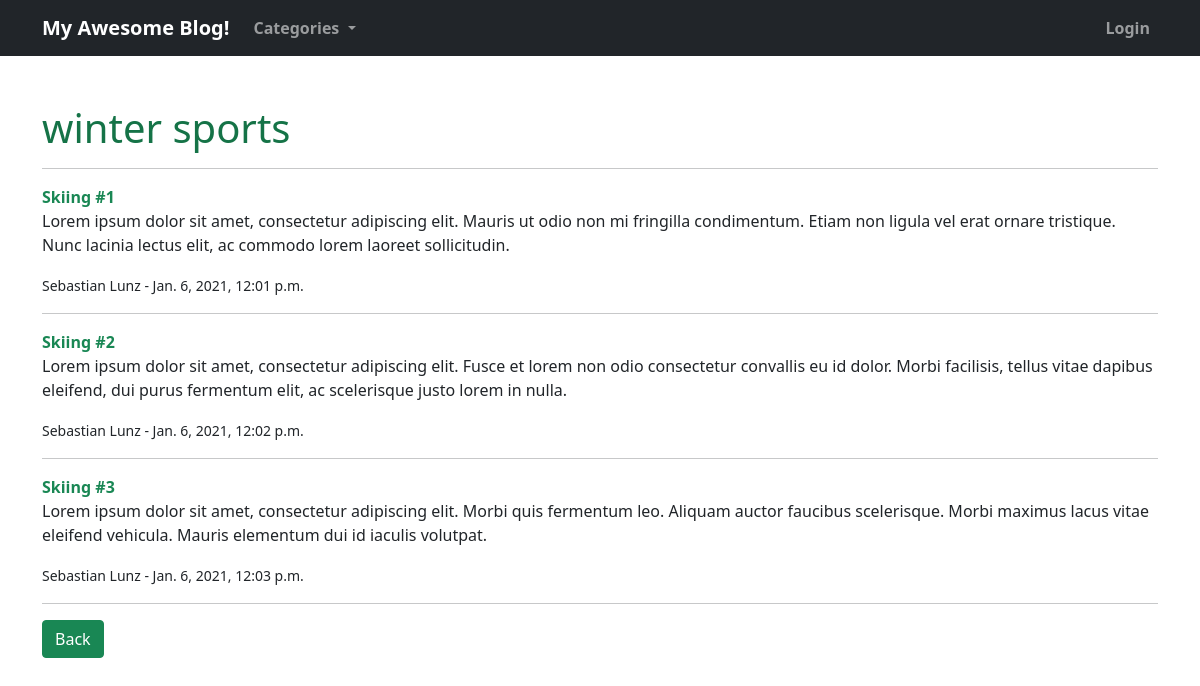
The page /category/37/ on the database its author committed.
### blog/models.py (models this page shows, shortened)
class Category(models.Model):
    name = models.CharField(max_length=255, unique=True)
    def __str__(self):
        return self.name
    def get_absolute_url(self):
        return reverse('blog:category', args=[str(self.id)])

class Post(models.Model):
    title = models.CharField(max_length=255)
    title_tag = models.CharField(max_length=255)
    header_image = models.ImageField(blank=True, null=True, default='', upload_to='images/')
    author = models.ForeignKey(User, on_delete=models.CASCADE)
    body = RichTextField(blank=True, null=True, default='')
    post_date = models.DateTimeField(auto_now_add=True)
    category = models.ForeignKey(Category, on_delete=models.CASCADE)
    snippet = models.CharField(max_length=255, default='')

### blog/views.py (the view)
# urls.py: path('category/<int:category_id>/', views.CategoryPostView.as_view(), name="category"),
class CategoryPostView(DetailView):
    model = Category
    template_name = 'blog/categories.html'
    pk_url_kwarg = "category_id"
    context_object_name = "category"
    def get_context_data(self, **kwargs):
        context = super().get_context_data(**kwargs)
        context["category_post"] = Post.objects.filter(category=self.kwargs['category_id'])
        return context

### blog/context_processors.py (called while the page is built)
def category_menu(request):
    return {
        'category_menu': Category.objects.all(),
    }

### blog/templates/blog/categories.html (shortened to what this page needs)
{% extends 'base.html' %}
{% load static %}
{% block content %}
{% if category_post %}
    <h1>{{ category.name }}</h1>
    <ul><hr/>
        {% for post in category_post %}
            <li>
                <a href="{% url 'blog:article-detail' post.pk %}" class="link-success">
                    {{ post.title }}
                </a>
                {{ post.snippet|safe|linebreaks }}
                <small>
                {{ post.author.first_name }}
                {{ post.author.last_name }}
                - {{ post.post_date }}
                </small>
                <hr/>
            </li>
        {% endfor %}
    </ul>
{% else %}
    <h2>There are no posts in the "{{ category.name }}" category yet...</h2><br/>
{% endif %}
<a href="{% url 'blog:category-list' %}" class="btn btn-success">Back</a>
{% endblock %}

### blog/static/blog/main.css (style rules this page uses)
a { text-decoration: none; font-weight: 600; color: #157347; }
h1, h2, h3, h4, h5, h6 { color: #157347; }
ul { list-style-type: none; padding-left: 0; }

### rows shown on the page
Category: name "winter sports"
Post: title "Skiing #1", snippet "Lorem ipsum dolor sit amet, consectetur adipiscing elit. Mauris ut odio non mi fringilla condimentum. Etiam non ligula vel erat ornare tristique. Nunc lacinia lectus elit, ac commodo lorem laoreet sollicitudin.", author.first_name "Sebastian", author.last_name "Lunz", post_date "Jan. 6, 2021, 12:01 p.m."
Post: title "Skiing #2", snippet "Lorem ipsum dolor sit amet, consectetur adipiscing elit. Fusce et lorem non odio consectetur convallis eu id dolor. Morbi facilisis, tellus vitae dapibus eleifend, dui purus fermentum elit, ac scelerisque justo lorem in nulla.", author.first_name "Sebastian", author.last_name "Lunz", post_date "Jan. 6, 2021, 12:02 p.m."
Post: title "Skiing #3", snippet "Lorem ipsum dolor sit amet, consectetur adipiscing elit. Morbi quis fermentum leo. Aliquam auctor faucibus scelerisque. Morbi maximus lacus vitae eleifend vehicula. Mauris elementum dui id iaculis volutpat.", author.first_name "Sebastian", author.last_name "Lunz", post_date "Jan. 6, 2021, 12:03 p.m."
